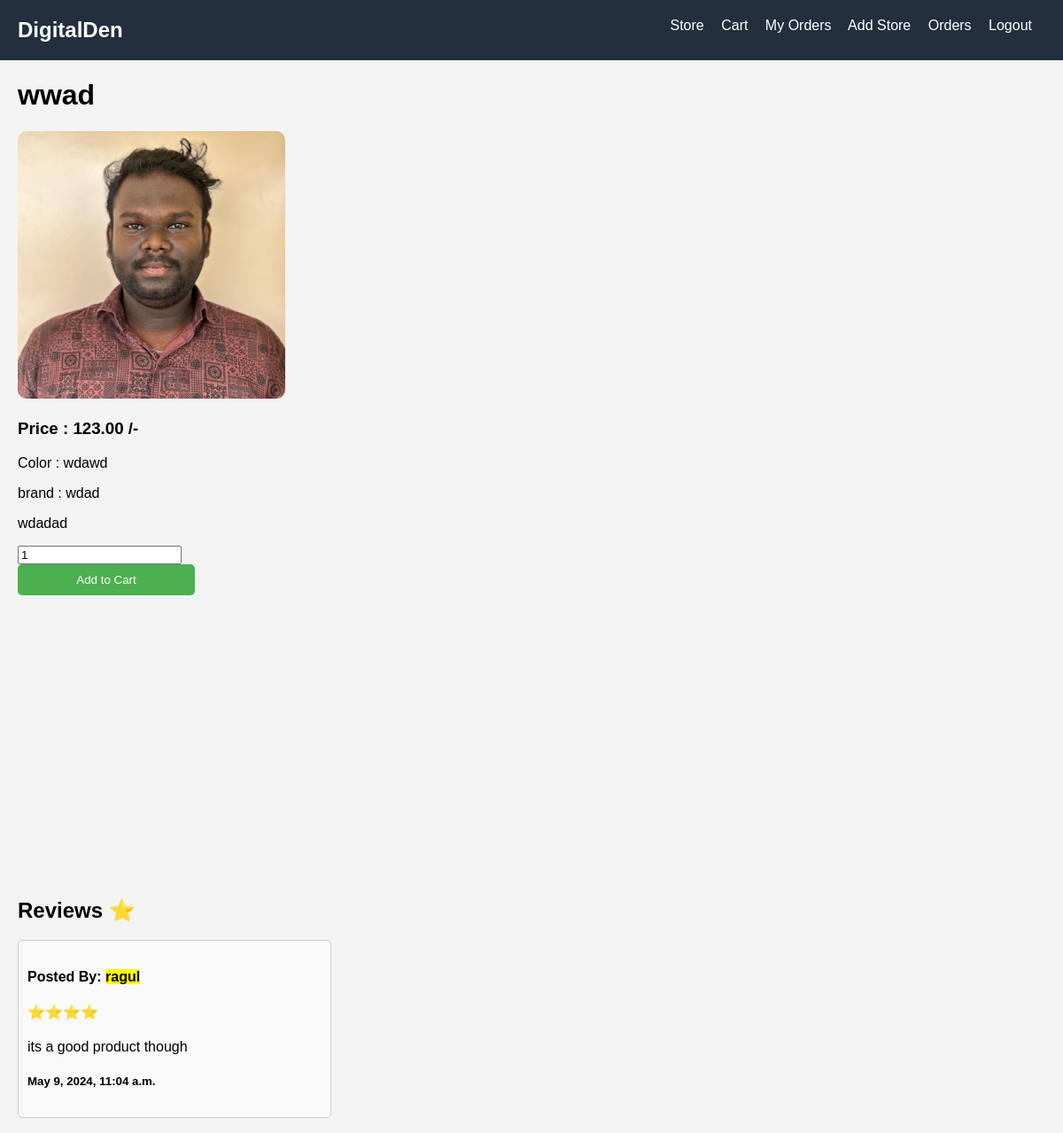
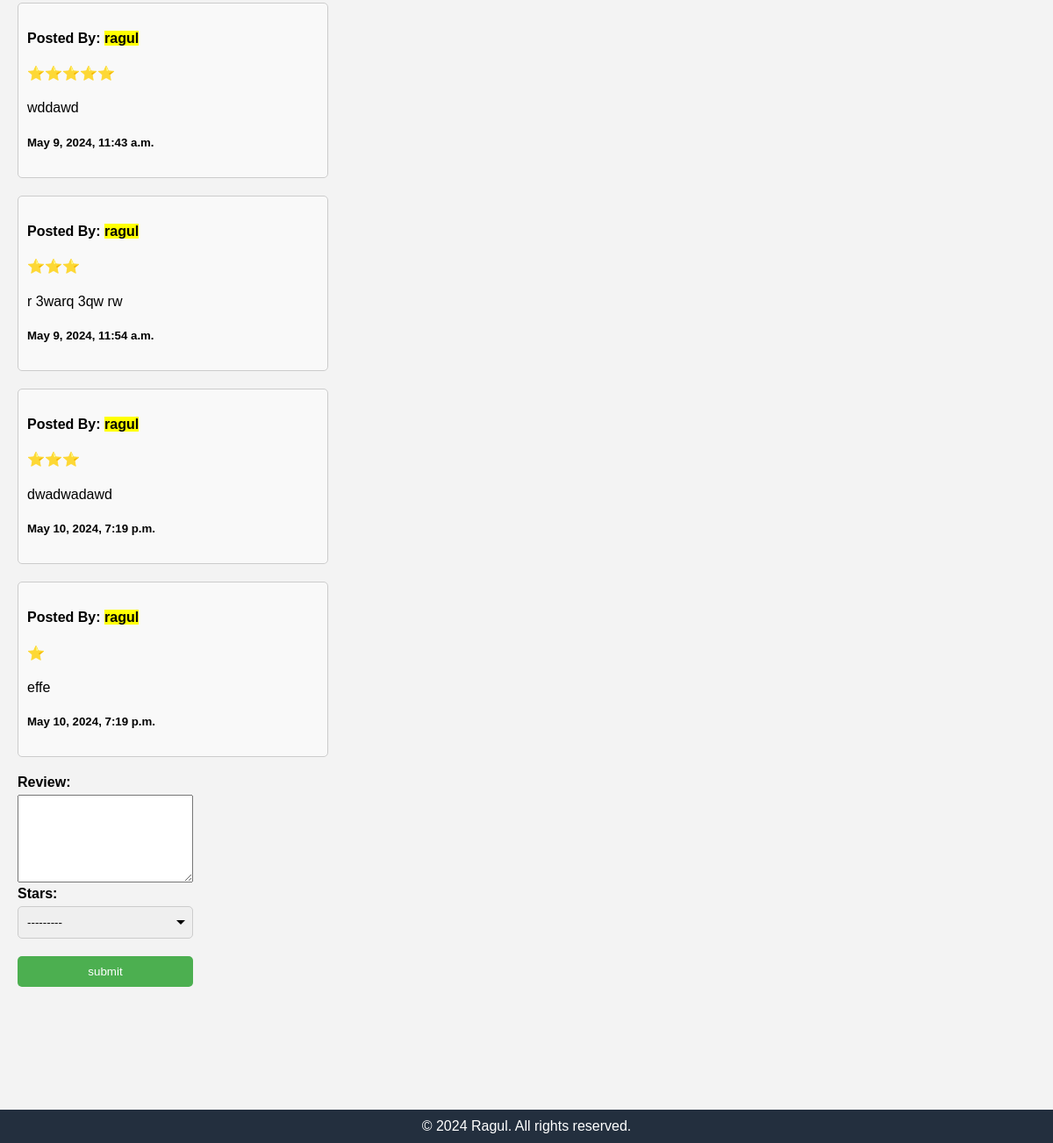
Screenshot of /product/wdwad (signed in) with the database file from the repository (2 pictures, top to bottom).
### products/models.py (models this page shows, shortened)
class Product(models.Model):
    ELECTRONICS = 'Electronics'
    CLOTHING = 'Clothing'
    BOOKS = 'Books'
    FURNITURE = 'Furniture'
    KITCHEN = 'Kitchen'
    BEAUTY = 'Beauty'
    SPORTS = 'Sports'
    TOYS = 'Toys'
    PHONES = 'Phones'
    COMPUTERS = 'Computers'
    OTHERS = 'others'
    PRODUCT_TYPES = [
        (ELECTRONICS, 'Electronics'),
        (CLOTHING, 'Clothing'),
        (BOOKS, 'Books'),
        (FURNITURE, 'Furniture'),
        (KITCHEN, 'Kitchen'),
        (BEAUTY, 'Beauty'),
        (SPORTS, 'Sports'),
        (TOYS, 'Toys'),
        (PHONES, 'Phones'),
        (COMPUTERS, 'Computers'),
        (OTHERS, 'others')
    ]
    owner = models.ForeignKey(User, on_delete=models.CASCADE)
    name = models.CharField(max_length=100)
    image_of_product = models.ImageField(upload_to='productImg',null=True)
    product_type = models.CharField(max_length=20, choices=PRODUCT_TYPES)
    description = models.TextField()
    price = models.DecimalField(max_digits=10, decimal_places=2)
    brand = models.CharField(max_length=100)
    color = models.CharField(max_length=50)
    slug = models.SlugField(unique=True)
    launch_date = models.DateTimeField(auto_now_add=True)

class Review(models.Model):
    ONESTAR = '⭐'
    TWOSTAR = '⭐⭐'
    THREESTAR = '⭐⭐⭐'
    FOURSTAR = '⭐⭐⭐⭐'
    FIVESTAR = '⭐⭐⭐⭐⭐'
    RATINGS_TYPES = [
        (ONESTAR, '⭐'),
        (TWOSTAR, '⭐⭐'),
        (THREESTAR, '⭐⭐⭐'),
        (FOURSTAR, '⭐⭐⭐⭐'),
        (FIVESTAR, '⭐⭐⭐⭐⭐'),
    ]
    product = models.ForeignKey(Product, on_delete=models.CASCADE, related_name='reviews')
    user = models.ForeignKey(User, on_delete=models.CASCADE)
    text = models.TextField()
    product_review = models.CharField(max_length=20, choices=RATINGS_TYPES)
    created_at = models.DateTimeField(auto_now_add=True)

### store/models.py (models this page shows, shortened)
class User(AbstractBaseUser):
    BUYER = 'buyer'
    SELLER = 'seller'
    USER_TYPES = [
        (BUYER, 'Buyer'),
        (SELLER, 'Seller'),
    ]
    username = models.CharField(max_length=50)
    email = models.EmailField(unique=True)
    number = models.CharField(max_length=15)
    dob = models.DateField(null=True, blank=True)
    user_type = models.CharField(max_length=10, choices=USER_TYPES, default=BUYER)
    date_join = models.DateTimeField(auto_now_add=True)
    last_login = models.DateField(auto_now=True)
    is_admin = models.BooleanField(default=False)
    is_staff = models.BooleanField(default=False)
    is_superuser = models.BooleanField(default=False)
    is_active = models.BooleanField(default=True)
    USERNAME_FIELD = 'email'
    REQUIRED_FIELDS = ['username']
    objects = UserManager()

### products/views.py (the view)
# urls.py: path('product/<slug:slug>',ProductViews.product_page,name='productpage'),
@login_required(login_url='loginpage')
def product_page(request,slug):
    product_detail = Product.objects.get(slug=slug)
    product = get_object_or_404(Product,slug=slug)
    reviews = Review.objects.filter(product = product)
    if request.method == "POST":
        form = ReviewForm(request.POST)
        if form.is_valid():
            review = form.save(commit=False)
            review.product = product
            review.user = request.user
            review.save()
            return redirect('productpage',slug=slug)
    else:
        form = ReviewForm()
    return render(request,'product.html',{'product_detail':product_detail,'product':product,'reviews':reviews,'form':form})

### products/forms.py
class ReviewForm(forms.ModelForm):
    class Meta:
        model = Review
        fields = ['text', 'product_review']
        labels = {
            'text': 'Review',
            'product_review':'Stars'
        }

### templates/product.html (shortened to what this page needs)
{% extends "layout.html" %}
{% block nav %}
<div class="navbar">
    <a href="{% url 'mainpage' %}" class="website-link">
        <span class="website-name">DigitalDen</span>
    </a>
    <div>
        {% if user.is_authenticated %}
            <a href="storepage">Store</a>
            <a href="{% url "cartpage" %}">Cart</a>
            <a href="{% url "myorders" %}">My Orders</a>
            {% if user.user_type == 'seller' %}
            <a href={% url "addstore" %}>Add Store</a>
            <a href="{% url 'sellerorder' %}">Orders</a>
            {% endif %}
            <a href="{% url 'logout' %}">Logout</a>
        {% else %}
            <a href="{% url 'loginpage' %}">Sign In</a>
            <a href="{% url 'registerpage' %}">Sign Up</a>
        {% endif %}
    </div>
</div>
{% endblock nav %}
{% block content %}
<div class="content-block">
    <h1>{{product_detail.name}}</h1>
    <img src="{{ product_detail.image_of_product.url }}" alt="image-of-product" class="product-image">
    <h3>Price : {{product_detail.price}} /-</h3>
    <p>Color : {{product_detail.color}}</p>
    <p>brand : {{product_detail.brand}}</p>
    <p>{{product_detail.description}}</p>
    <form action="{% url "addtocart" product_detail.slug %}" method="post">
        <input type="number" id="quantity" name="quantity" value="1" min="1">
        <button type="submit">Add to Cart</button>
    </form>
    <br><br><br><br><br><br><br><br><br><br><br><br><br><br><br><br><br><br><br><br><br>
    <h2>Reviews ⭐</h2>
    {% if reviews %}
    {% for review in reviews %}
        <div class="review-box">
            <h4>Posted By: <mark>{{ review.user.username }}</mark></h4>
            <h4>{{ review.product_review }}</h4>
            <p>{{ review.text }}</p>
            <h5>{{ review.created_at }}</h5>
        </div>
    {% endfor %}
    {% else %}
        <p>No reviews yet.</p>
    {% endif %}
    <form action="{% url "productpage" product_detail.slug%}" method='post'>
        {{form}}
        <button>submit</button>
    </form>
</div>
{% endblock content %}

### static/css/style.css (style rules this page uses)
* { box-sizing: border-box; }
mark { background-color: yellow; color: black; }
body { font-family: Arial, sans-serif; margin: 0; padding: 0; background-color: #f3f3f3; padding-bottom: 10%; }
.navbar { background-color: #232f3e; color: white; display: flex; justify-content: space-between; padding: 20px; }
.navbar a { color: white; text-decoration: none; margin-right: 15px; }
.navbar .website-name { font-size: 1.5em; font-weight: bold; }
form { width: 30%; margin: auto; }
input[type="text"], input[type="email"], input[type="password"], input[type="date"], select, button { width: 100%; padding: 10px; margin-bottom: 20px; border: 1px solid #ccc; border-radius: 5px; box-sizing: border-box; }
button { background-color: #4CAF50; color: white; border: none; border-radius: 5px; cursor: pointer; }
label { display: block; margin-bottom: 5px; font-weight: bold; }
select { appearance: none; -webkit-appearance: none; -moz-appearance: none; background-repeat: no-repeat; background-position: right 8px top 50%; background-size: 10px auto; padding-right: 30px; }

### templates/product.html (style rules this page uses)
.product-image { width: 8cm; height: 8cm; object-fit: cover; border-radius: 10px; }
form { float: left; }
textarea { width: 200px; height: 100px; }
.content-block { padding-left: 20px; }
select { width: 200px; }
button { width:200px; }
.review-box { border: 1px solid #ccc; padding: 10px; margin-bottom: 20px; border-radius: 5px; background-color: #f9f9f9; width:30% }

### rows the page displays
Product: name "wwad", image_of_product (picture), price "123.00", color "wdawd", brand "wdad", description "wdadad"
Review: user.username "ragul", product_review "⭐⭐⭐⭐", text "its a good product though", created_at "May 9, 2024, 11:04 a.m."
Review: user.username "ragul", product_review "⭐⭐⭐⭐⭐", text "wddawd", created_at "May 9, 2024, 11:43 a.m."
Review: user.username "ragul", product_review "⭐⭐⭐", text "r 3warq 3qw rw", created_at "May 9, 2024, 11:54 a.m."
Review: user.username "ragul", product_review "⭐⭐⭐", text "dwadwadawd", created_at "May 10, 2024, 7:19 p.m."
Review: user.username "ragul", product_review "⭐", text "effe", created_at "May 10, 2024, 7:19 p.m."
